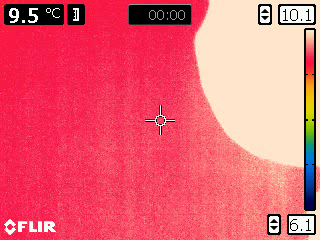
#> input picture frame 13 of FLIR1498.mp4, 320 x 240 px, given in place of FLIR1497.mp4, which was not available
$ python main.py
#> lines starting #> are read from the running program, lines starting #| are printed output that depends on the picture; after the words box and inside, x2 and y2 are one past the last pixel; in counts of white or black regions, pixels touching at a corner belong together; pictures that were not available may be replaced by others from this repository, and a replacement may not be noted
#-------le programme a été calibrée pour la vidéo FLIR1497-------------
#Programme réaliser par Nathanael Thevenard


import cv2
import os
import numpy as np
import matplotlib.pyplot as plt


os.chdir("D:/Stockage/Programation/Python_Worspace/seuillage_image")#chemin pour la source et l'enregistrement du fichier de sortie

#chois de la vidéo source
cap = cv2.VideoCapture("FLIR1497.mp4")

fourcc=cv2.VideoWriter_fourcc(*'XVID')

out=cv2.VideoWriter('output.avi',fourcc,20.0,(320,240))

#note: dimenssion de la vidéo: 320*240 => centre 160 120

print(cap.isOpened())

#coordonée de la zone a seuiller
#note: si la zone a seuiller se retrouve avec une partie a forte exposition, le seuillage perdras de son efficacité proportionnellement a la surface sur exposée
zone=[[150,230],[110,180]]#XX YY

#initilalisation des valeur min et max

#Définition de H:  0<H<360 définie de degrés
Hmax=0
Hmin=360

#Définition de S:  0<H<360
Smax=0
Smin=100

#Définition de V:  0<H<360
Vmax=0
Vmin=100

while(cap.isOpened()):
    ret, frame = cap.read()
#> frame is the input picture: shape (240, 320, 3); mean B, G, R 115.2, 98.3, 231.8
    if ret==True:

        #print(cap.get(cv2.CAP_PROP_FRAME_WIDTH)) #donne la largeur de l'image
        #print(cap.get(cv2.CAP_PROP_FRAME_HEIGHT)) #donne la longueur de l'image

        hsvframe = cv2.cvtColor(frame, cv2.COLOR_BGR2HSV)#conversion HSV
#> hsvframe: shape (240, 320, 3); mean H, S, V 121.2, 155.1, 233.1

        h,s,v=cv2.split(hsvframe)#decomposition de l'image
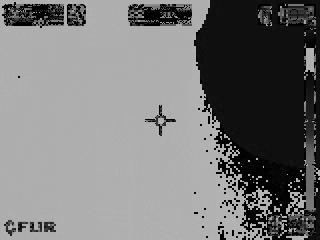
#> h: shape (240, 320); min 0, max 179, mean 121.2
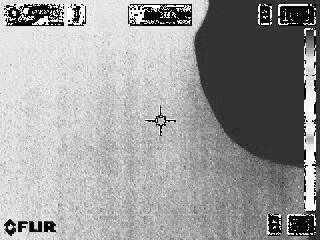
#> s: shape (240, 320); min 0, max 255, mean 155.1
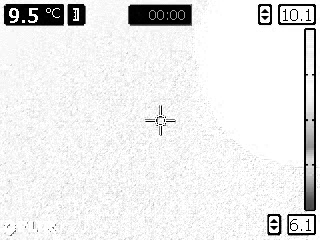
#> v: shape (240, 320); min 0, max 255, mean 233.1

        for i in range(zone[1][0],zone[1][1]):
            for j in range(zone[0][0],zone[0][1]):
                if h[i][j]>=Hmax:
                    Hmax=h[i][j]
                if h[i][j]<=Hmin:
                    Hmin=h[i][j]
                if s[i][j]>=Smax:
                    Smax=s[i][j]
                if s[i][j]<=Smin:
                    Smin=s[i][j]
                if v[i][j]>=Vmax:
                    Vmax=v[i][j]
                if v[i][j]<=Vmin:
                    Vmin=v[i][j]
#> after the loop, Hmax = 179; Hmin = 0; Smax = 255; Smin = 0; Vmax = 255; Vmin = 0


        for i in range(zone[1][0],zone[1][1]):
            for j in range(zone[0][0],zone[0][1]):
                h[i][j]=round((h[i][j]/(Hmax-Hmin)),0)*360
                s[i][j]=round((s[i][j]/(Smax-Smin)),0)*100
                v[i][j]=round((v[i][j]/(Vmax-Vmin)),0)*100
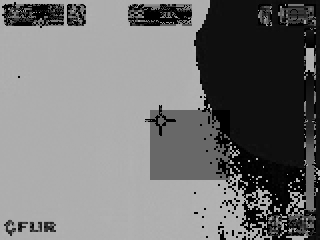
#> h: shape (240, 320); 6.88% of pixels changed, all inside (x1, y1, x2, y2) = (150, 110, 230, 180)
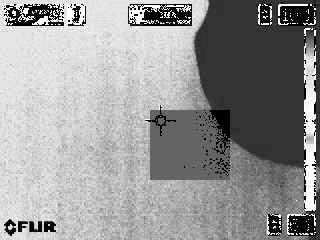
#> s: shape (240, 320); 7.27% of pixels changed, all inside (x1, y1, x2, y2) = (150, 110, 230, 180)
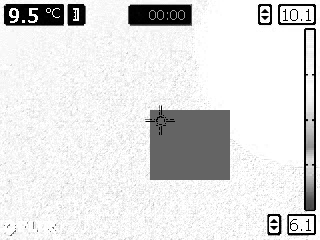
#> v: shape (240, 320); 7.27% of pixels changed, all inside (x1, y1, x2, y2) = (150, 110, 230, 180)

        hsvframe=cv2.merge((h,s,v))
#> hsvframe: shape (240, 320, 3); mean H, S, V 116.6, 150, 222.6


        out.write(hsvframe)

        cv2.imshow('frame' ,frame) #affiche l'image avant la conversion en HSV
        cv2.imshow('hsvframe',hsvframe) #affiche l'image après la convertion en HSV


        plt.imshow(hsvframe) #affiche une frame de l'imag pour choisir les coordonée
        #plt.show() #cette ligne est complémentaire avec la précédente elle permet d'afficher la frame a décomenter pour choisir une zone


        if cv2.waitKey(1) & 0xFF == ord("q"): #si une touche est appuyer et que c'est q on sort de la boucle
#> (key q is pressed here)
            break
    else:
        break


print(Hmax,Hmin)
#| 179 0
cap.release()
out.release()
cv2.destroyAllWindows()

$ run again, starting later in the video
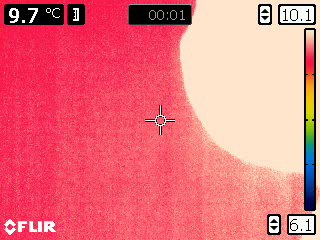
#> input picture frame 58 of FLIR1498.mp4, 320 x 240 px, given in place of FLIR1497.mp4, which was not available
#> frame is the input picture: shape (240, 320, 3); mean B, G, R 125.8, 116.7, 232.1
#> after the loop `for i in range(zone[1][0],zone[1][1]):`: Hmax = 179; Hmin = 0; Smax = 255; Smin = 0; Vmax = 255; Vmin = 0
#> after the loop `for i in range(zone[1][0],zone[1][1]):`:
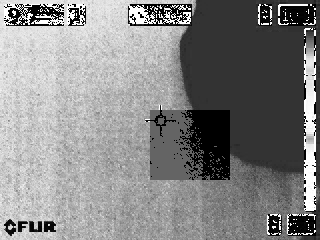
#> s: shape (240, 320); min 0, max 255, mean 133.6
#> after the loop `for i in range(zone[1][0],zone[1][1]):`:
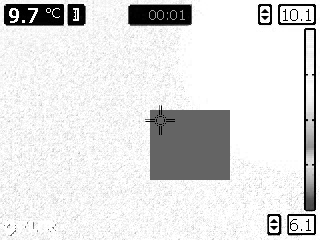
#> v: shape (240, 320); min 0, max 255, mean 222.7
#| 179 0

$ run again, starting later in the video
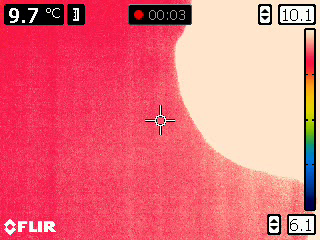
#> input picture frame 104 of FLIR1498.mp4, 320 x 240 px, given in place of FLIR1497.mp4, which was not available
#> frame is the input picture: shape (240, 320, 3); mean B, G, R 123.7, 111.9, 232.3
#> after the loop `for i in range(zone[1][0],zone[1][1]):`: Hmax = 179; Hmin = 0; Smax = 255; Smin = 0; Vmax = 255; Vmin = 0
#> after the loop `for i in range(zone[1][0],zone[1][1]):`:
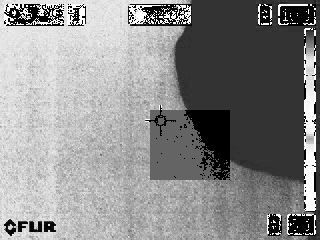
#> s: shape (240, 320); min 0, max 255, mean 138.8
#> after the loop `for i in range(zone[1][0],zone[1][1]):`:
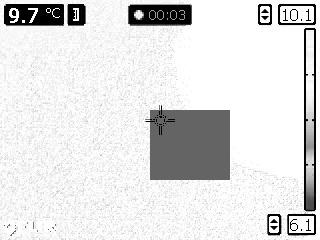
#> v: shape (240, 320); min 0, max 255, mean 222.9
#| 179 0
